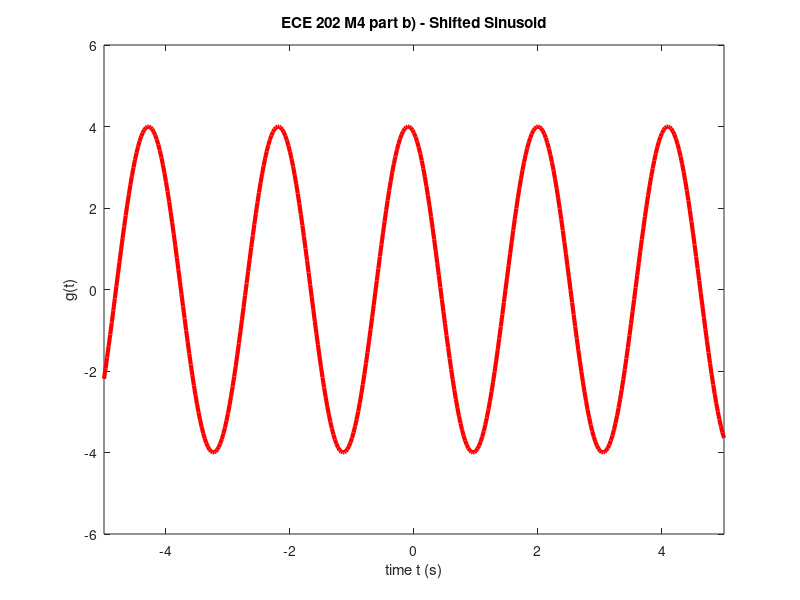

This figure's MATLAB source:
% Grady Sullivan
% 9/18/19
% ECE 202 Fall 2019, MATLAB Exercise M4
% part b: Shifted sinusoid

% g(t) = 4 * cos(3 * (t - 2))

clf
clear

tmin = -5; tmax = 5; % variables for time to make more robust

t = linspace (tmin, tmax, 401); % in s
g = 4 * cos(3 * (t - 2)); % function

plot(t, g, 'r','LineWidth', 3) % plots with thickness of 3
xlabel('time t (s)')
ylabel('g(t)')
title('ECE 202 M4 part b) - Shifted Sinusoid')

axis([-inf inf -6 6]) % bounds of graph